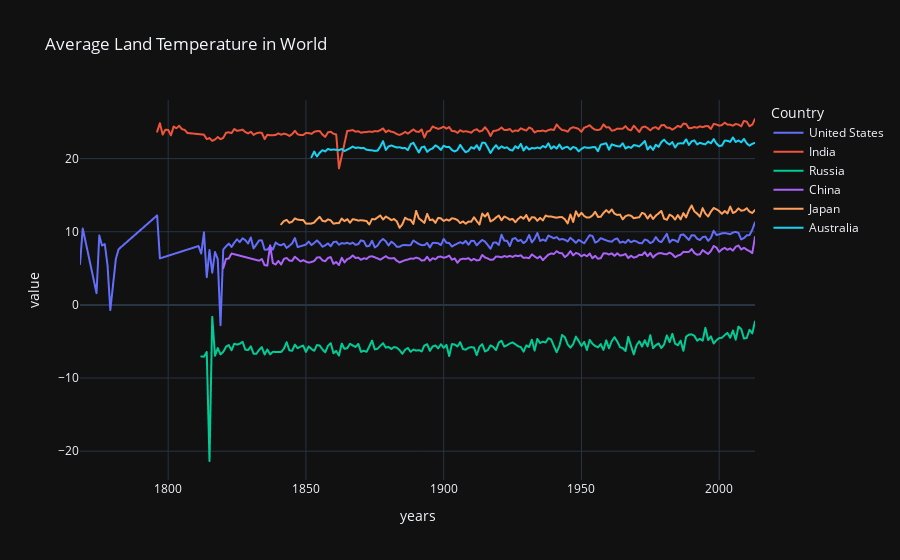

Notebook source saved alongside this figure:
### Code cell
import plotly.express as px
fig=px.line(avg_temp,x="years",y=["AverageTemperature"],color='Country',title="Average Land Temperature in World",template="plotly_dark")
fig.show()

### Figure 1 — Plotly figure (JSON) as saved in the notebook; plotly's stock layout.template omitted (floating-point values rounded to 4 significant figures; data arrays with more than 128 entries replaced by an {"elided": "..."} marker saying what was removed)
{"data": [{"hovertemplate": "Country=United States<br>variable=AverageTemperature<br>years=%{x}<br>value=%{y}<extra></extra>", "legendgroup": "United States", "line": {"color": "#636efa", "dash": "solid"}, "mode": "lines", "name": "United States", "showlegend": true, "type": "scattergl", "x": {"elided": "215 str values"}, "xaxis": "x", "y": {"elided": "215 float values"}, "yaxis": "y"}, {"hovertemplate": "Country=India<br>variable=AverageTemperature<br>years=%{x}<br>value=%{y}<extra></extra>", "legendgroup": "India", "line": {"color": "#EF553B", "dash": "solid"}, "mode": "lines", "name": "India", "showlegend": true, "type": "scattergl", "x": {"elided": "211 str values"}, "xaxis": "x", "y": {"elided": "211 float values"}, "yaxis": "y"}, {"hovertemplate": "Country=Russia<br>variable=AverageTemperature<br>years=%{x}<br>value=%{y}<extra></extra>", "legendgroup": "Russia", "line": {"color": "#00cc96", "dash": "solid"}, "mode": "lines", "name": "Russia", "showlegend": true, "type": "scattergl", "x": {"elided": "202 str values"}, "xaxis": "x", "y": {"elided": "202 float values"}, "yaxis": "y"}, {"hovertemplate": "Country=China<br>variable=AverageTemperature<br>years=%{x}<br>value=%{y}<extra></extra>", "legendgroup": "China", "line": {"color": "#ab63fa", "dash": "solid"}, "mode": "lines", "name": "China", "showlegend": true, "type": "scattergl", "x": {"elided": "185 str values"}, "xaxis": "x", "y": {"elided": "185 float values"}, "yaxis": "y"}, {"hovertemplate": "Country=Japan<br>variable=AverageTemperature<br>years=%{x}<br>value=%{y}<extra></extra>", "legendgroup": "Japan", "line": {"color": "#FFA15A", "dash": "solid"}, "mode": "lines", "name": "Japan", "showlegend": true, "type": "scattergl", "x": {"elided": "173 str values"}, "xaxis": "x", "y": {"elided": "173 float values"}, "yaxis": "y"}, {"hovertemplate": "Country=Australia<br>variable=AverageTemperature<br>years=%{x}<br>value=%{y}<extra></extra>", "legendgroup": "Australia", "line": {"color": "#19d3f3", "dash": "solid"}, "mode": "lines", "name": "Australia", "showlegend": true, "type": "scattergl", "x": {"elided": "162 str values"}, "xaxis": "x", "y": {"elided": "162 float values"}, "yaxis": "y"}], "layout": {"legend": {"title": {"text": "Country"}, "tracegroupgap": 0}, "title": {"text": "Average Land Temperature in World"}, "xaxis": {"anchor": "y", "domain": [0, 1], "title": {"text": "years"}}, "yaxis": {"anchor": "x", "domain": [0, 1], "title": {"text": "value"}}}}
